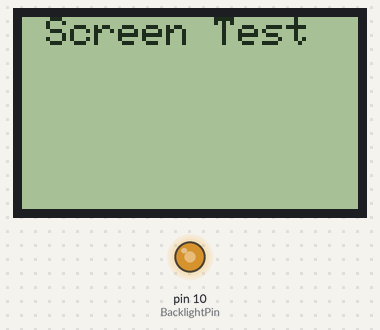
Bench run of a sketch on a simulated Arduino Uno, built with avr-gcc and run on an emulated ATmega328P. Shown: 84×48 one-colour display, output pins drawn as LEDs (lit = HIGH).

Above: at 0.1 s.
At 1.22 s:
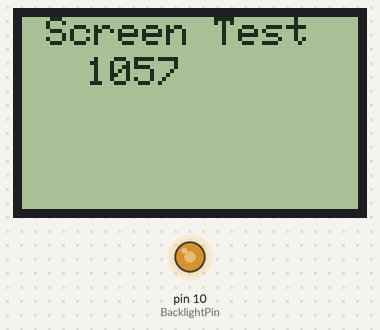
At 10.54 s:
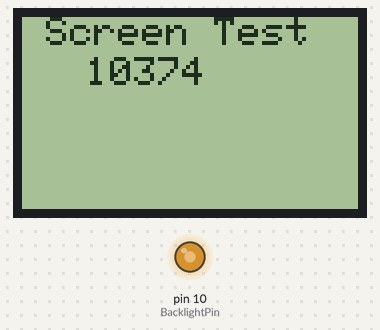
At 20.23 s:
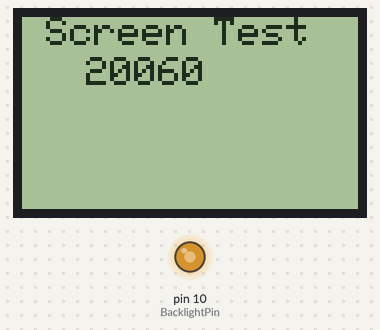
At 29.91 s:
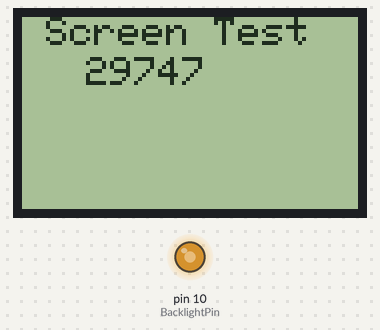
At 39.6 s:
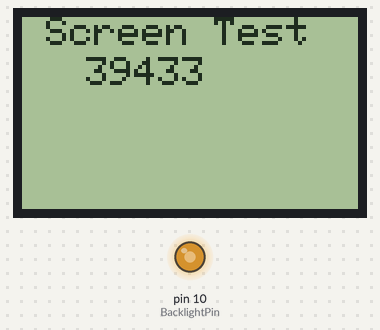

The sketch:

5110_LCD_Test.ino
```cpp
// This code is a basic test programme to make the 5110 LCD display work - for testing.
// Some displays are dead on arrival - so this will quickly test if it works.
// You will need to make sure you have the 2 libraries below installed. These are created by Adafruit, and can be found using built in library manager.

#include <Adafruit_GFX.h>                                 //Download / add "Adafruit_PCD8544" library using the library manager
#include <Adafruit_PCD8544.h>                             //Download / add "Adafruit_PCD8544" library using the library manager


boolean backlight = true;                                 // enables the backlight
int contrast=60;                                          // sets contrast - adjust if display too light / dark,  higher number is darker
#define BacklightPin 10                                   // PWM pin to use for backlight. (any PWM supporting pin is fine)
int BacklightVal = 160;                                   // This is the PWM value for the backlight LED brightness.


Adafruit_PCD8544 display = Adafruit_PCD8544( 5, 4, 3);    // we can configure the pins to use on the uC for data communication to the display


unsigned long timer = 0;

/* Module Pin layout / numbers may vary depending on module version. Double check your pins.
 * NOKIA Screen   [xxxTopxxx]
 *                [         ]
 *                [12345678 ]
 *  eg  DisplayPinNo. > UnoPinNo.    RST.1>uno.3, CE.2>uno.4, DC.3>d5 , DIN.4>d11, CLK.5>d13, VCC.6>uno.3v3, LIGHT.7>pwm10, GND.8 > unoGND
 *
 */


void setup() {                                /// Code here is run once during startup

analogWrite(BacklightPin, BacklightVal);

display.begin();
display.setContrast(contrast);
display.clearDisplay();
display.display();
display.setTextSize(1);
display.clearDisplay();
display.setTextColor(BLACK, WHITE);
display.setCursor(6,0);
display.print("Screen Test");
display.display();
delay(1000);
}


void loop() {                           /// Code here is looped forever
  analogWrite(10, BacklightVal);
  display.setCursor(16,10);
  timer = millis();
  display.print(timer);
  display.display();
  delay(25);

}
```

Measured:
- what the display in image 0 shows lasts 1.0 s, from 0.1 s to 1.1 s
